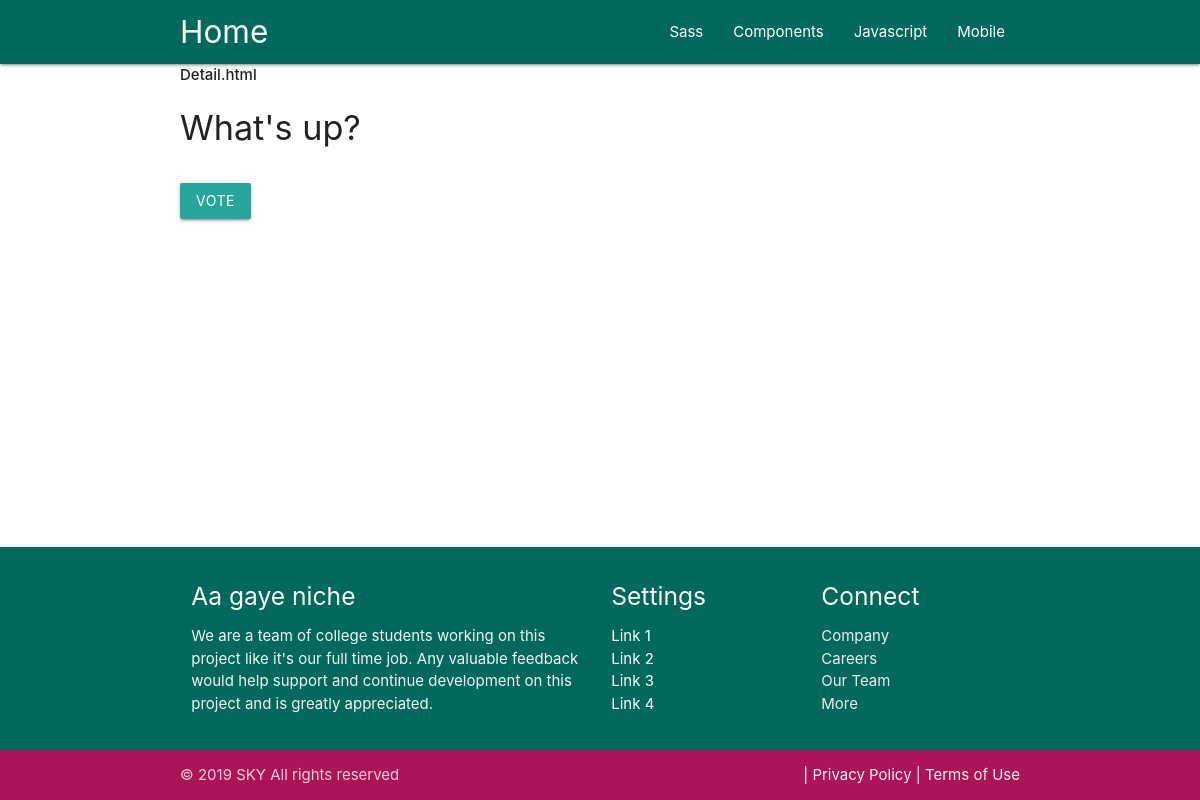
The app's page /main/1/, older data.
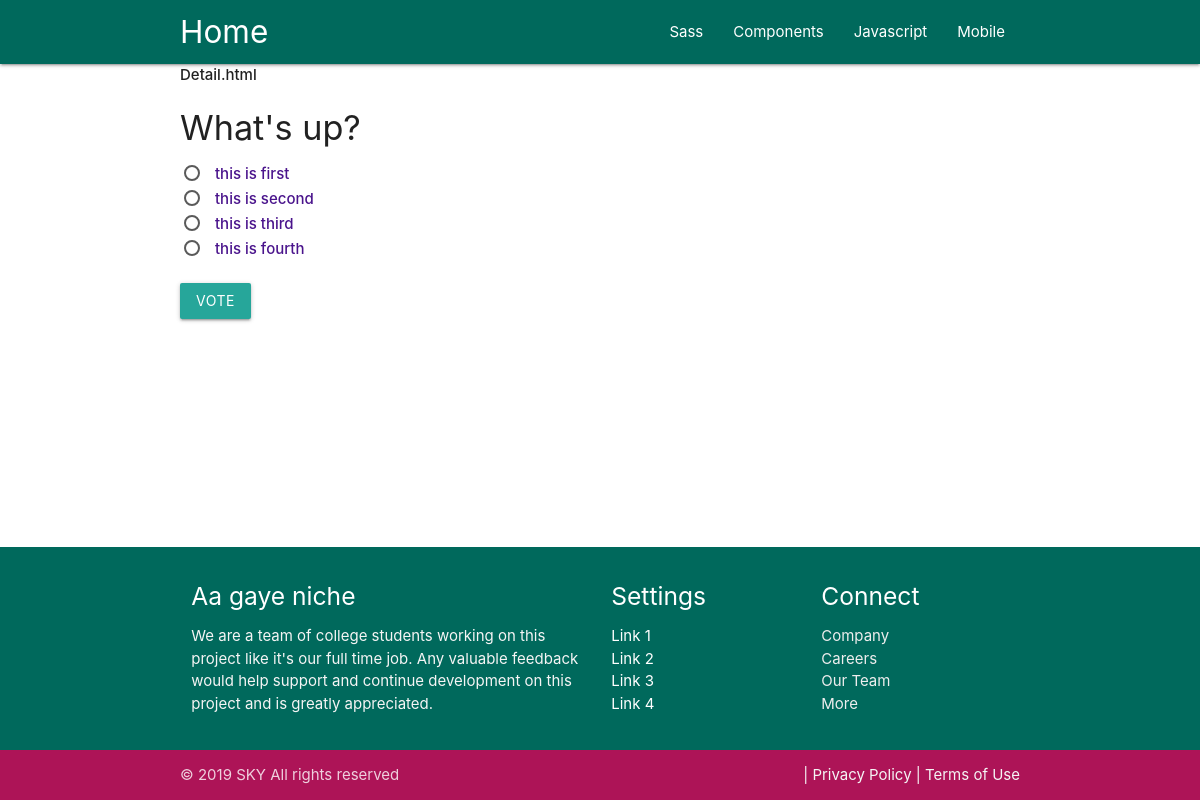
The same page, newer data.
### main/models.py (models this page shows, shortened)
class Choice(models.Model):
    question = models.ForeignKey(Question, on_delete=models.CASCADE)
    choice_text = models.CharField(max_length=200)
    votes = models.IntegerField(default=0)

### main/views.py (the view)
# urls.py: path('<int:question_id>/', views.detail, name='detail'),
def detail(request, question_id):
    question = get_object_or_404(Question, pk=question_id)
    return render(request, 'main/detail.html', {'question': question})

### main/templates/main/detail.html (shortened to what this page needs)
{% extends 'main/header.html' %}
{% block content %}
    <strong>Detail.html</strong>
    <br>
    <h4>{{ question.question_text }}</h4>
    <form action="{% url 'main:vote' question.id %}" method="post">
    {% for choice in question.choice_set.all %}
            <label for="choice{{ forloop.counter }}">
            <span><strong style="color: #4a148c">{{ choice.choice_text }}</strong></span>
            </label>
            <br>
    {% endfor %}
    <br>
    <button class="btn waves-effect waves-light" type="submit" name="action">Vote
    </button>
    </form>
{% endblock %}

Row changes from the older to the newer data that the page shows:
added Choice: choice_text "this is first"
added Choice: choice_text "this is second"
added Choice: choice_text "this is third"
added Choice: choice_text "this is fourth"
